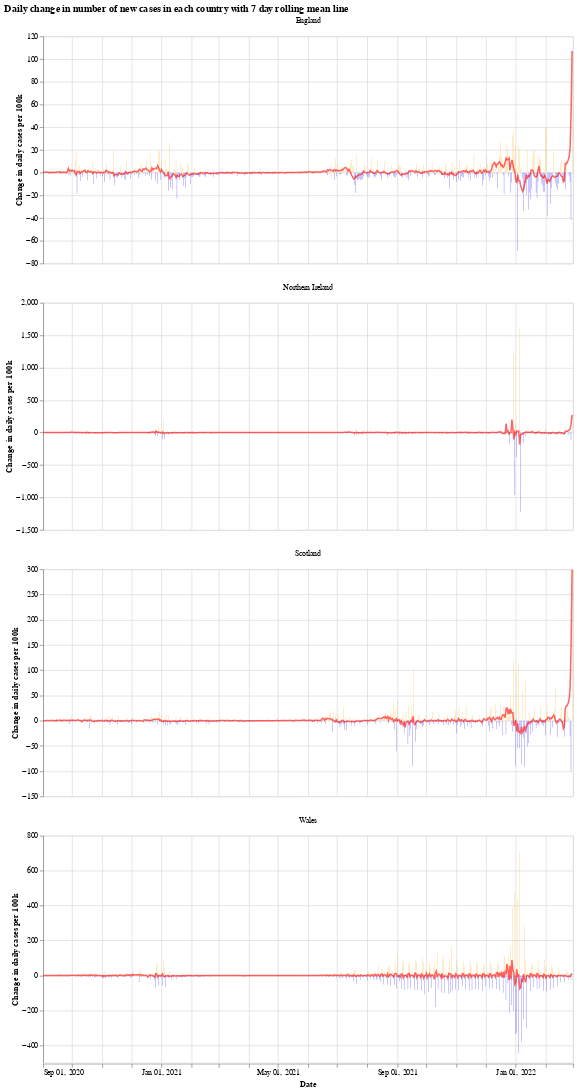

The notebook cell saved with this chart:
### Markdown cell above
We will use the Python library `Altair` for visualising the data, see the [altair docs](https://altair-viz.github.io/) for more information.

First we have a graph which shows the daily change in the number of new cases for each country. This number jumps up and down all over the place, which is likely due to delay in reporting of new cases over the weekend. Another interesting thing is that it looks like the daily cases in Wales experienced a much shorter period of calm over the summer (calm in the sense of daily cases not jumping up and down).

The orange bars are days when the number of new cases (per 100k population) was more than the previous day, while the blue are days when the number of new cases dropped. The red line is the 7 day moving average. 

When the moving average line is below 0, it means that there is a consistent drop in new cases. We can see this clearly happening around the times that lockdowns were introduced (though, to varying degrees). I will update the graphs soon with a marker of when each lockdown started.

### Code cell
# collapse
import altair as alt

bars = alt.Chart(uk_cases).mark_bar().encode(
    x=alt.X("yearmonthdate(date):T", axis=alt.Axis(title='Date')),
    y=alt.Y("casesChangeRate:Q", axis=alt.Axis(title='Change in daily cases per 100k')),
    tooltip='casesChange',
    color=alt.condition(
        alt.datum.casesChangeRate > 0,
        alt.value("orange"),  # The positive color
        alt.value("blue")  # The negative color
    )
).properties(title='Daily change in number of new cases with 7 day rolling mean',width=700).interactive()

line = alt.Chart(uk_cases).mark_line(
    color='red',
    size=2,
    opacity=0.6
).transform_window(
    rolling_mean='mean(casesChangeRate)',
    frame=[0, 7],
    groupby=['areaName']
).encode(
    x='yearmonthdate(date):T',
    y='rolling_mean:Q'
)

alt.layer(bars, line, data=uk_cases).facet(alt.Column(
    'areaName', title=''), columns=1).resolve_scale(y='independent').properties(title='Daily change in number of new cases in each country with 7 day rolling mean line')

### Figure 1 — Vega-Lite specification as saved in the notebook (floating-point values rounded to 4 significant figures; data arrays with more than 128 entries replaced by an {"elided": "..."} marker saying what was removed)
{"config": {"view": {"continuousWidth": 400, "continuousHeight": 300}}, "data": {"name": "data-6f9e59b4161fd2d6c71fb4122c0091b7"}, "facet": {"type": "nominal", "field": "areaName", "title": ""}, "spec": {"layer": [{"mark": "bar", "encoding": {"color": {"condition": {"value": "orange", "test": "(datum.casesChangeRate > 0)"}, "value": "blue"}, "tooltip": {"type": "quantitative", "field": "casesChange"}, "x": {"type": "temporal", "axis": {"title": "Date"}, "field": "date", "timeUnit": "yearmonthdate"}, "y": {"type": "quantitative", "axis": {"title": "Change in daily cases per 100k"}, "field": "casesChangeRate"}}, "selection": {"selector001": {"type": "interval", "bind": "scales", "encodings": ["x", "y"]}}, "title": "Daily change in number of new cases with 7 day rolling mean", "width": 700}, {"mark": {"type": "line", "color": "red", "opacity": 0.6, "size": 2}, "encoding": {"x": {"type": "temporal", "field": "date", "timeUnit": "yearmonthdate"}, "y": {"type": "quantitative", "field": "rolling_mean"}}, "transform": [{"window": [{"op": "mean", "field": "casesChangeRate", "as": "rolling_mean"}], "frame": [0, 7], "groupby": ["areaName"]}]}]}, "columns": 1, "resolve": {"scale": {"y": "independent"}}, "title": "Daily change in number of new cases in each country with 7 day rolling mean line", "$schema": "https://vega.github.io/schema/vega-lite/v4.8.1.json", "datasets": {"data-6f9e59b4161fd2d6c71fb4122c0091b7": {"elided": "2184 records"}}}
